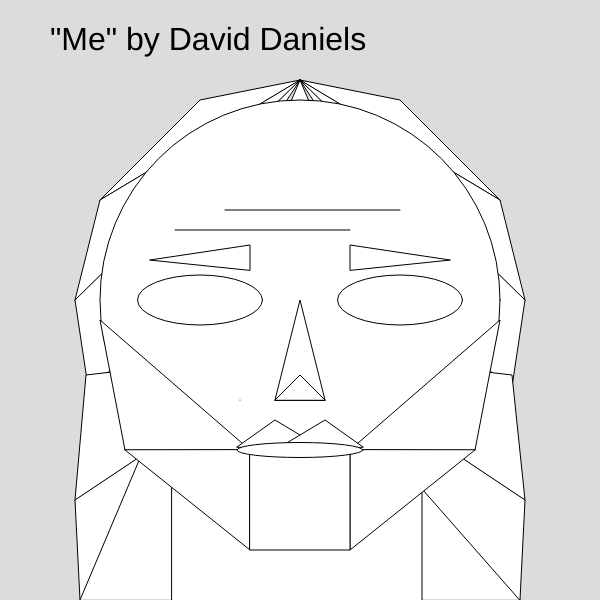
Frame 1 (no input)
Frame 60 (no input): identical to frame 1, image omitted
Frame 120 (the mouse pressed at the canvas centre since frame 60): identical to frame 1, image omitted

The p5.js sketch that drew this single still picture (run headless with seeded random() and noise() and a simulated clock; from frame 60 on, the mouse is pressed at the canvas centre):

// p5.js sketch
// ── sketch.js
function setup() {
  createCanvas(600,600);
}

function draw() {
  background(220);

  /* hair */
  triangle(300,80,200,100,100,200);
  triangle(300,80,100,200,75,300);
  triangle(300,80,75,300,90,400);
  triangle(300,350,86,375,75,500);
  triangle(300,350,75,500,80,600);

  triangle(80,600,300,80,520,600);

  triangle(300,80,400,100,500,200);
  triangle(300,80,500,200,525,300);
  triangle(300,80,525,300,510,400);
  triangle(300,350,512,375,525,500);
  triangle(300,350,525,500,520,600);

  rect(172,450,250,500);

  /* face shape */
  circle(300,300,400);
  triangle(125,450,100,320,250,450);
  triangle(475,450,500,320,350,450);
  triangle(125,450,250,550,250,450);
  triangle(350,450,350,550,475,450);
  square(250,450,100);

  /* nose */
  triangle(275,400,300,300,325,400);
  triangle(275,400,300,375,325,400);

  /* mouth */
  triangle(237,447,275,420,325,450);
  triangle(363,447,325,420,275,450);
  ellipse(300,450,126,15);

  /* eyes */
  ellipse(200,300,125,50);
  ellipse(400,300,125,50);
  triangle(150,260,250,245,250,270);
  triangle(350,270,350,245,450,260);

  /* extra */
  point(240,400);
  line(175,230,350,230);
  line(225,210,400,210);

  /* title */
  textSize(32);
  text('"Me" by David Daniels',50,50);
}
